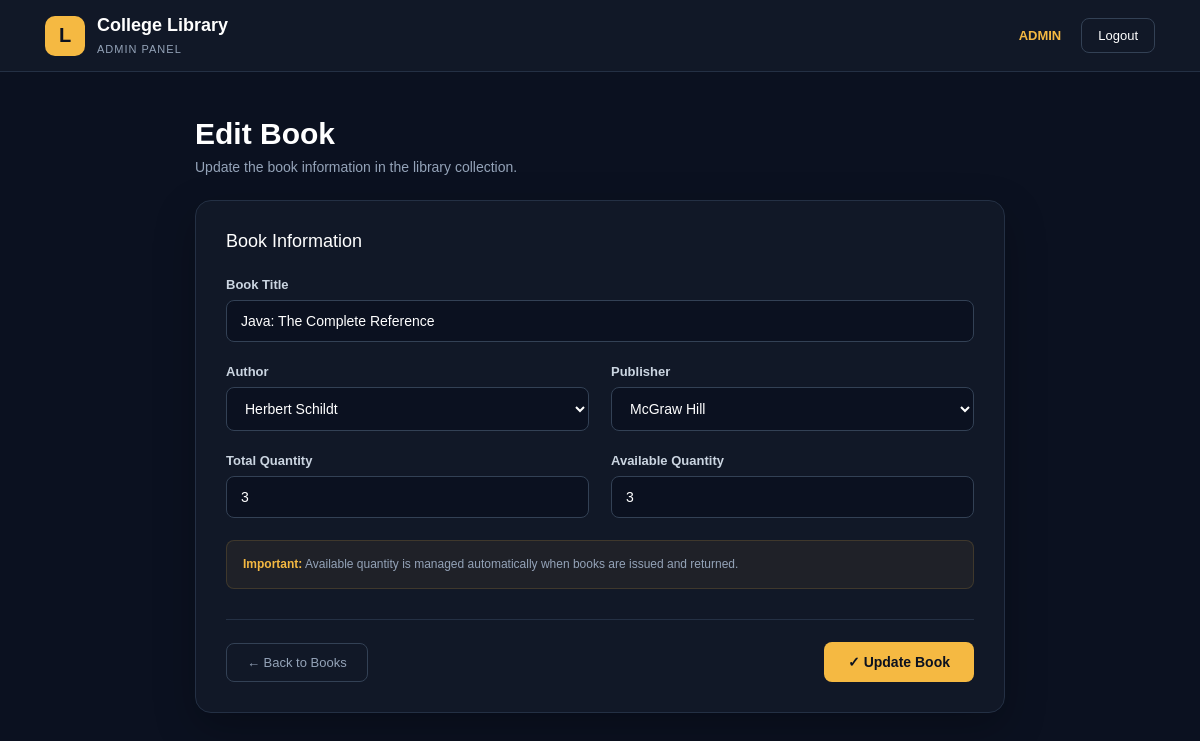
Page /admin/books/edit.php?id=2 (signed in) on the committed database.
### tables this page shows
CREATE TABLE books (
    id INT PRIMARY KEY AUTO_INCREMENT,
    title VARCHAR(150) NOT NULL,
    author_id INT NOT NULL,
    publisher_id INT NOT NULL,
    quantity INT NOT NULL,
    available_quantity INT NOT NULL,

    FOREIGN KEY (author_id) REFERENCES authors(id),
    FOREIGN KEY (publisher_id) REFERENCES publishers(id)
);

CREATE TABLE authors (
    id INT PRIMARY KEY AUTO_INCREMENT,
    name VARCHAR(100) NOT NULL
);

CREATE TABLE publishers (
    id INT PRIMARY KEY AUTO_INCREMENT,
    name VARCHAR(100) NOT NULL
);

### admin/books/edit.php (the view, shortened to what this page needs)
<?php
require_once "../../config/db.php";
$id = $_GET['id'];
$sql = "SELECT * FROM books WHERE id = $id";
$result = mysqli_query($conn, $sql);
$book = mysqli_fetch_assoc($result);
$author_sql = "SELECT * FROM authors";
$author_result = mysqli_query($conn, $author_sql);
$publisher_sql = "SELECT * FROM publishers";
$publisher_result = mysqli_query($conn, $publisher_sql);
?>
<!DOCTYPE html>
<html lang="en">
<head>
</head>
<body>
    <div class="navbar">
        <div class="brand">
            <div class="logo">
                L
            </div>
            <div class="brand-text">
                <h2>College Library</h2>
                <span>ADMIN PANEL</span>
            </div>
        </div>
        <div class="nav-right">
            <span class="admin-badge">
                ADMIN
            </span>
            <a href="../../logout.php" class="logout">
                Logout
            </a>
        </div>
    </div>
    <div class="container">
        <div class="page-header">
            <h1>Edit Book</h1>
            <p>
                Update the book information in the library collection.
            </p>
        </div>
        <div class="card">
            <div class="card-title">
                Book Information
            </div>
            <form method="POST">
                <div class="form-grid">
                    <div class="form-group full">
                        <label>
                            Book Title
                        </label>
                        <input
                            type="text"
                            name="title"
                            value="<?php echo htmlspecialchars($book['title']); ?>"
                            required
                        >
                    </div>
                    <div class="form-group">
                        <label>
                            Author
                        </label>
                        <select
                            name="author_id"
                            required
                        >
                            <?php while ($author = mysqli_fetch_assoc($author_result)) { ?>
                                <option
                                    value="<?php echo $author['id']; ?>"
                                    <?php
                                    if ($author['id'] == $book['author_id']) {
                                        echo "selected";
                                    }
                                    ?>
                                >
                                    <?php echo htmlspecialchars($author['name']); ?>
                                </option>
                            <?php } ?>
                        </select>
                    </div>
                    <div class="form-group">
                        <label>
                            Publisher
                        </label>
                        <select
                            name="publisher_id"
                            required
                        >
                            <?php while ($publisher = mysqli_fetch_assoc($publisher_result)) { ?>
                                <option
                                    value="<?php echo $publisher['id']; ?>"
                                    <?php
                                    if ($publisher['id'] == $book['publisher_id']) {
                                        echo "selected";
                                    }
                                    ?>
                                >
                                    <?php echo htmlspecialchars($publisher['name']); ?>
                                </option>
                            <?php } ?>
                        </select>
                    </div>
                    <div class="form-group">
                        <label>
                            Total Quantity
                        </label>
                        <input
                            type="number"
                            name="quantity"
                            min="1"
                            value="<?php echo $book['quantity']; ?>"
                            required
                        >
                    </div>
                    <div class="form-group">
                        <label>
                            Available Quantity
                        </label>
                        <input
                            type="number"
                            value="<?php echo $book['available_quantity']; ?>"
                            disabled
                        >
                    </div>
                </div>
                <div class="info">
                    <strong>Important:</strong>
                    Available quantity is managed automatically when books
                    are issued and returned.
                </div>
                <div class="actions">
                    <a
                        href="view.php"
                        class="back-btn"
                    >
                        ← Back to Books
                    </a>
                    <button
                        type="submit"
                        name="update_book"
                        class="update-btn"
                    >
                        ✓ Update Book
                    </button>
                </div>
            </form>
        </div>
    </div>
</body>
</html>

### admin/books/edit.php (style rules this page uses)
* { box-sizing: border-box; margin: 0; padding: 0; }
body { font-family: Arial, Helvetica, sans-serif; background: #0b1120; color: #ffffff; min-height: 100vh; }
.navbar { height: 72px; background: #111827; border-bottom: 1px solid #243044; display: flex; align-items: center; justify-content: space-between; padding: 0 45px; }
.brand { display: flex; align-items: center; gap: 12px; }
.logo { width: 40px; height: 40px; background: #f5b942; color: #0b1120; border-radius: 10px; display: flex; align-items: center; justify-content: center; font-size: 20px; font-weight: bold; }
.brand-text h2 { font-size: 18px; margin-bottom: 3px; }
.brand-text span { font-size: 11px; color: #94a3b8; letter-spacing: 1px; }
.nav-right { display: flex; align-items: center; gap: 20px; }
.admin-badge { color: #f5b942; font-size: 13px; font-weight: bold; }
.logout { text-decoration: none; color: #ffffff; border: 1px solid #334155; padding: 9px 16px; border-radius: 8px; font-size: 13px; transition: 0.2s; }
.container { max-width: 850px; margin: 45px auto; padding: 0 20px; }
.page-header { margin-bottom: 25px; }
.page-header h1 { font-size: 30px; margin-bottom: 8px; }
.page-header p { color: #94a3b8; font-size: 14px; }
.card { background: #111827; border: 1px solid #243044; border-radius: 16px; padding: 30px; box-shadow: 0 15px 40px rgba(0, 0, 0, 0.25); }
.card-title { font-size: 18px; margin-bottom: 25px; }
.form-grid { display: grid; grid-template-columns: 1fr 1fr; gap: 22px; }
.form-group { display: flex; flex-direction: column; }
.full { grid-column: span 2; }
label { font-size: 13px; color: #cbd5e1; margin-bottom: 8px; font-weight: 600; }
input, select { width: 100%; padding: 12px 14px; background: #0b1120; border: 1px solid #334155; border-radius: 8px; color: #ffffff; font-size: 14px; outline: none; transition: 0.2s; }
select { cursor: pointer; }
select option { background: #111827; color: #ffffff; }
.info { margin-top: 22px; padding: 14px 16px; background: rgba(245, 185, 66, 0.06); border: 1px solid rgba(245, 185, 66, 0.15); border-radius: 8px; color: #94a3b8; font-size: 12px; line-height: 1.6; }
.info strong { color: #f5b942; }
.actions { margin-top: 30px; padding-top: 22px; border-top: 1px solid #243044; display: flex; justify-content: space-between; align-items: center; }
.back-btn { text-decoration: none; color: #94a3b8; border: 1px solid #334155; padding: 11px 20px; border-radius: 8px; font-size: 13px; transition: 0.2s; }
.update-btn { border: none; background: #f5b942; color: #0b1120; padding: 12px 24px; border-radius: 8px; font-size: 14px; font-weight: bold; cursor: pointer; transition: 0.2s; }

### rows in the picture
books: title "Java: The Complete Reference", author_id "Herbert Schildt", publisher_id "McGraw Hill", quantity "3", available_quantity "3"
